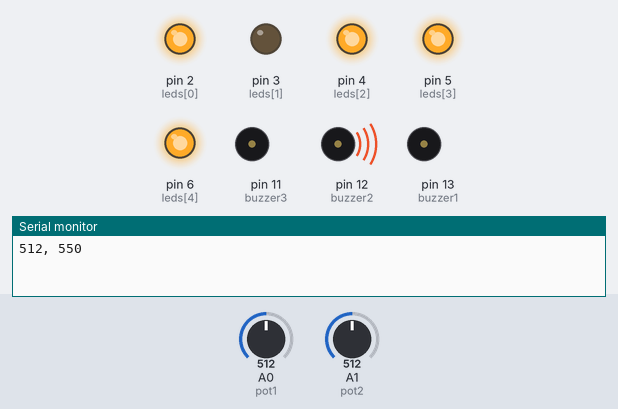
Simulated run of this sketch. Board: Arduino Uno, built with avr-gcc and run on an emulated ATmega328P. Parts: output pins drawn as LEDs (lit = HIGH), buzzer (waves = sounding, pin HIGH), the last lines printed to the serial monitor. Dashed ring = blinking. The test bench sets the inputs (shaded band); at power-on: A0 (pot1) = 512, A1 (pot2) = 512.

Above: at 3.5 s.
3.6 s: A0 (pot1) set to 357
At 4.2 s:
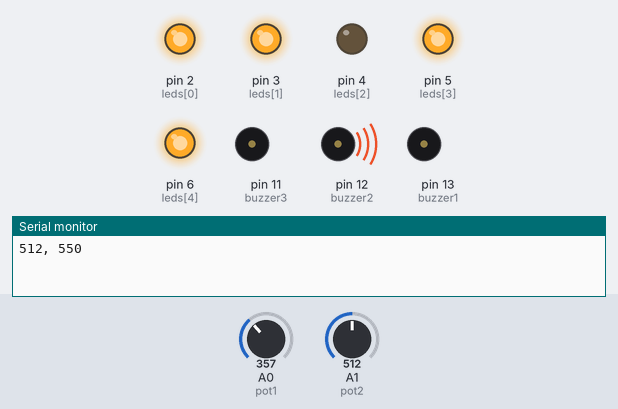
9.7 s: A0 (pot1) set to 334
At 11.4 s:
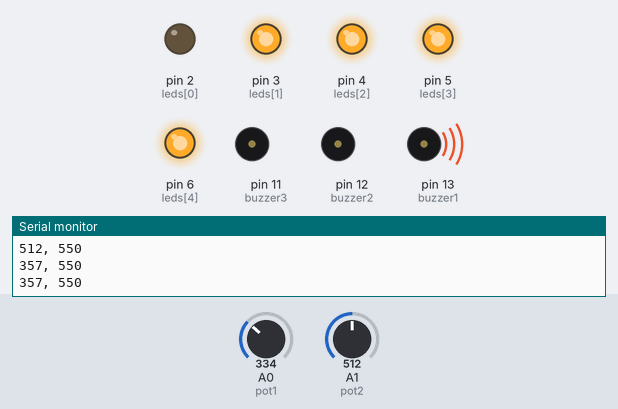
14.1 s: A0 (pot1) set to 692
At 16.9 s:
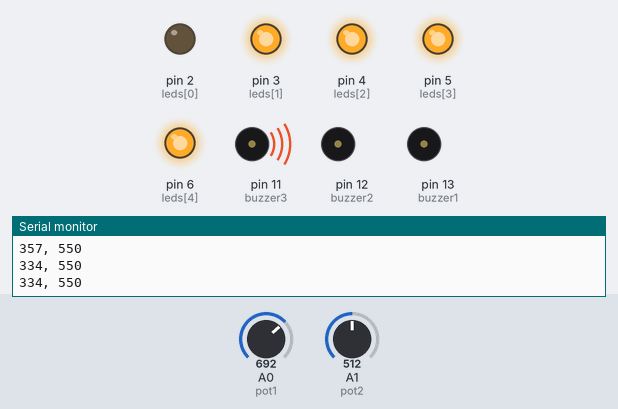
19.6 s: A1 (pot2) set to 122
23.2 s: A1 (pot2) set to 0
26.8 s: A1 (pot2) set to 306
At 28.0 s:
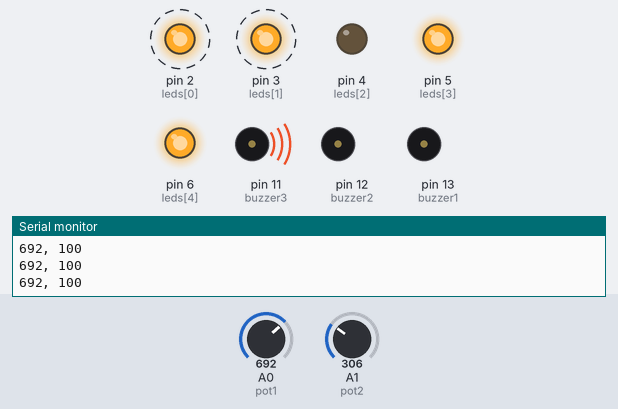
Timing chart, 0 to 31.4 s (numbered marks = the images above; inputs shaded):
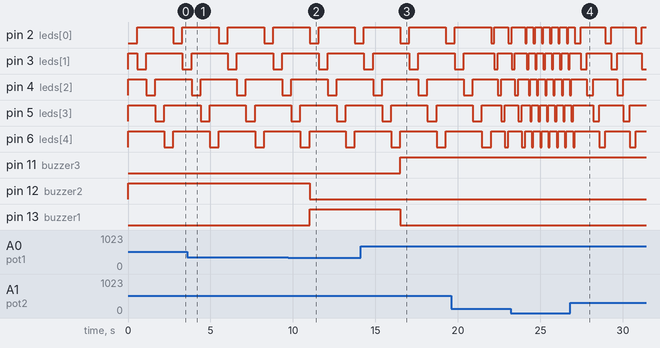

The sketch:

Tinkercad_assignment_241096.ino
```cpp
const int pot1 = A0;
const int pot2 = A1;

const int buzzer3 = 11;
const int buzzer2 = 12;
const int buzzer1 = 13;

const int totalLEDs = 5;
int leds[totalLEDs] = {2, 3, 4, 5, 6};

void setup() {
  Serial.begin(9600);
  pinMode(pot1, INPUT);
  pinMode(pot2, INPUT);

  for (int i = 0; i < totalLEDs; i++) {
    pinMode(leds[i], OUTPUT);
    digitalWrite(leds[i], HIGH);
  }

  pinMode(buzzer1, OUTPUT);
  pinMode(buzzer2, OUTPUT);
  pinMode(buzzer3, OUTPUT);
}

void loop() {
  int x = analogRead(pot1);
  int y = analogRead(pot2);
  int delayTime = map(y, 0, 1023, 100, 1000);

  digitalWrite(buzzer1, LOW);
  digitalWrite(buzzer2, LOW);
  digitalWrite(buzzer3, LOW);

  if (x <= 341) {
    digitalWrite(buzzer1, HIGH);
  } else if (x > 341 && x <= 682) {
    digitalWrite(buzzer2, HIGH);
  } else {
    digitalWrite(buzzer3, HIGH);
  }

  // LEDs turn on one by one based on pot2 delay
  for (int i = 0; i < totalLEDs; i++) {
    digitalWrite(leds[i], LOW);
    delay(delayTime);
    digitalWrite(leds[i], HIGH);
  }

 Serial.print(x);
Serial.print(", ");
Serial.println(delayTime);

}

// tinkercad link
// https://www.tinkercad.com/things/j5trZLtm81t-week0?sharecode=iYZD00gPWFY6jUGcZivyv-C-PW_xl_zDgzlVuDVzodQ
```

Measured:
- the behaviour switches between 342 and 341 on A0 (pot1) (found by bisection; images 1 and 2)
- after the input at 9.7 s, pin 12 (buzzer2): HIGH → LOW after 1.3 s; pin 13 (buzzer1): LOW → HIGH after 1.3 s
- after the input at 14.1 s, pin 11 (buzzer3): LOW → HIGH after 2.4 s; pin 13 (buzzer1): HIGH → LOW after 2.4 s
- after the input at 26.8 s, pin 2 (leds[0]), pin 3 (leds[1]): alternates HIGH for 1.5 s and LOW for 0.37 s, starting after 0.65 s
- by itself, pin 2 (leds[0]), pin 3 (leds[1]), pin 4 (leds[2]), pin 5 (leds[3]), pin 6 (leds[4]): alternates HIGH for 2.2 s and LOW for 0.55 s
